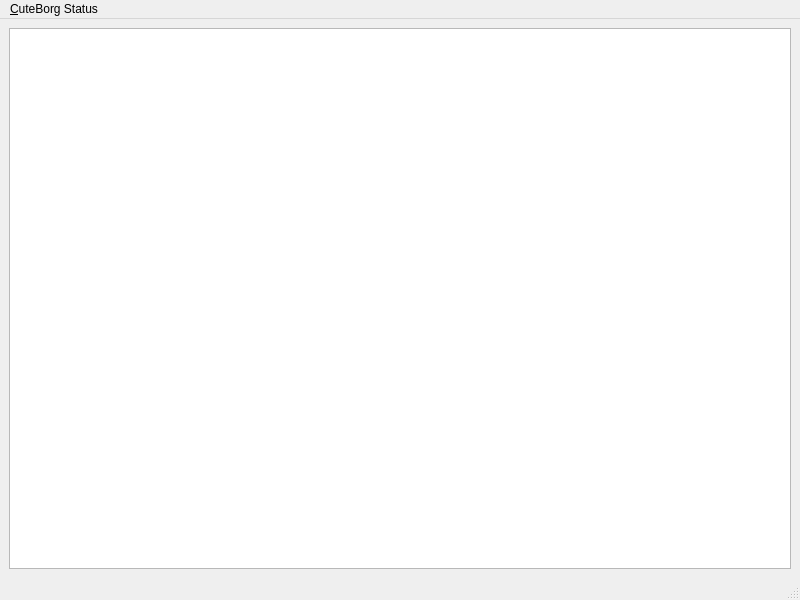
<?xml version="1.0" encoding="UTF-8"?>
<ui version="4.0">
 <class>StatusWindow</class>
 <widget class="QMainWindow" name="StatusWindow">
  <property name="geometry">
   <rect>
    <x>0</x>
    <y>0</y>
    <width>800</width>
    <height>600</height>
   </rect>
  </property>
  <property name="windowTitle">
   <string>CuteBorg Status</string>
  </property>
  <widget class="QWidget" name="centralwidget">
   <layout class="QVBoxLayout" name="verticalLayout">
    <item>
     <widget class="QTableView" name="jobs_view">
      <property name="editTriggers">
       <set>QAbstractItemView::NoEditTriggers</set>
      </property>
      <property name="alternatingRowColors">
       <bool>true</bool>
      </property>
      <property name="selectionMode">
       <enum>QAbstractItemView::SingleSelection</enum>
      </property>
      <property name="selectionBehavior">
       <enum>QAbstractItemView::SelectRows</enum>
      </property>
      <property name="showGrid">
       <bool>false</bool>
      </property>
      <property name="sortingEnabled">
       <bool>true</bool>
      </property>
      <property name="wordWrap">
       <bool>false</bool>
      </property>
      <attribute name="horizontalHeaderHighlightSections">
       <bool>false</bool>
      </attribute>
      <attribute name="horizontalHeaderShowSortIndicator" stdset="0">
       <bool>true</bool>
      </attribute>
      <attribute name="horizontalHeaderStretchLastSection">
       <bool>true</bool>
      </attribute>
      <attribute name="verticalHeaderVisible">
       <bool>false</bool>
      </attribute>
     </widget>
    </item>
   </layout>
  </widget>
  <widget class="QMenuBar" name="menubar">
   <property name="geometry">
    <rect>
     <x>0</x>
     <y>0</y>
     <width>800</width>
     <height>25</height>
    </rect>
   </property>
   <widget class="QMenu" name="menuCuteBorg_Status">
    <property name="title">
     <string>&amp;CuteBorg Status</string>
    </property>
    <addaction name="action_close"/>
    <addaction name="action_quit"/>
    <addaction name="action_quit_and_stop"/>
   </widget>
   <addaction name="menuCuteBorg_Status"/>
  </widget>
  <widget class="QStatusBar" name="statusbar"/>
  <action name="action_close">
   <property name="text">
    <string>Close</string>
   </property>
   <property name="toolTip">
    <string>Close the status window without stopping CuteBorg Status or CuteBorg itself</string>
   </property>
   <property name="shortcut">
    <string>Ctrl+W</string>
   </property>
  </action>
  <action name="action_quit">
   <property name="text">
    <string>Quit CuteBorg Status…</string>
   </property>
   <property name="toolTip">
    <string>Close this window and stop CuteBorg Status, leaving CuteBorg itself running.</string>
   </property>
   <property name="shortcut">
    <string>Ctrl+Q</string>
   </property>
  </action>
  <action name="action_quit_and_stop">
   <property name="text">
    <string>Quit CuteBorg…</string>
   </property>
   <property name="toolTip">
    <string>Quit CuteBorg Status and stop CuteBorg</string>
   </property>
   <property name="shortcut">
    <string>Ctrl+Shift+Q</string>
   </property>
  </action>
 </widget>
 <resources/>
 <connections/>
</ui>
